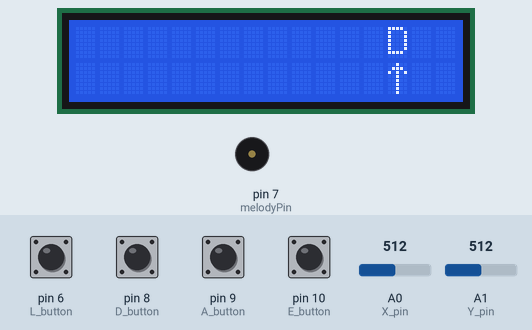
This sketch was run on a simulated Arduino Nano, built with avr-gcc and run on an emulated ATmega328P. Shown: 16×2 character LCD, buzzer (waves = sounding). Inputs (shaded band) come from the test bench; at power-on: pin 6 (L_button), pin 8 (D_button), pin 9 (A_button), pin 10 (E_button) HIGH, A0 (X_pin) = 512, A1 (Y_pin) = 512.

Above: at 1.2 s.
1.3 s: pin 8 (D_button) pulled LOW for 0.15 s
At 1.7 s:
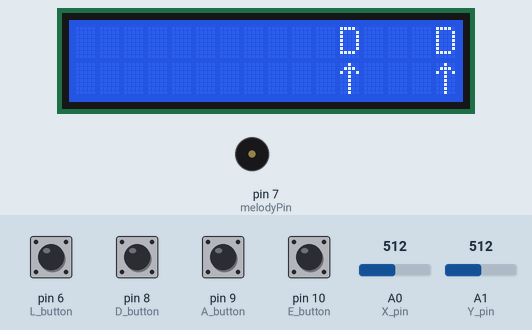
2.0 s: pin 9 (A_button) pulled LOW for 0.15 s
At 2.64 s:
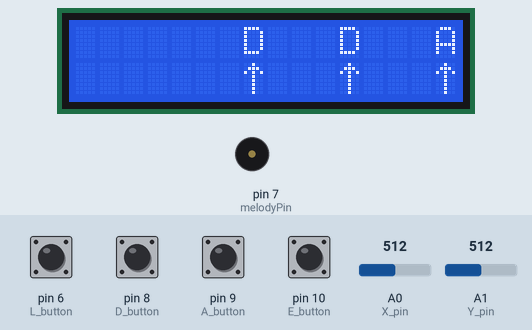
2.7 s: pin 10 (E_button) pulled LOW for 0.15 s
At 2.76 s:
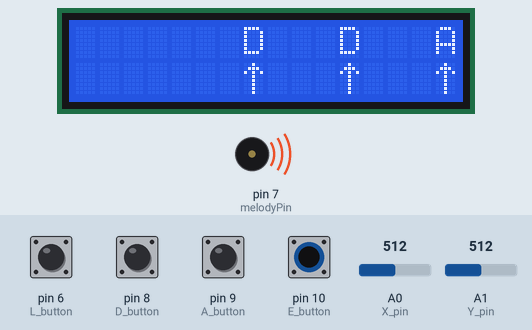
3.4 s: pin 8 (D_button) pulled LOW for 1 s
At 3.7 s:
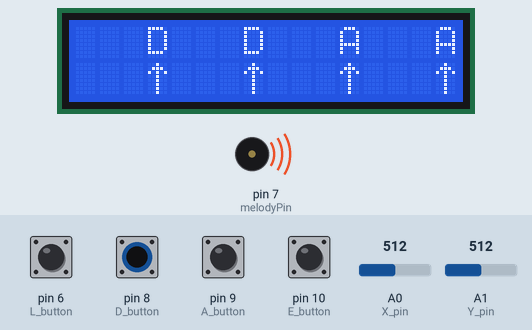
5.0 s: pin 9 (A_button) pulled LOW for 1 s
At 5.21 s:
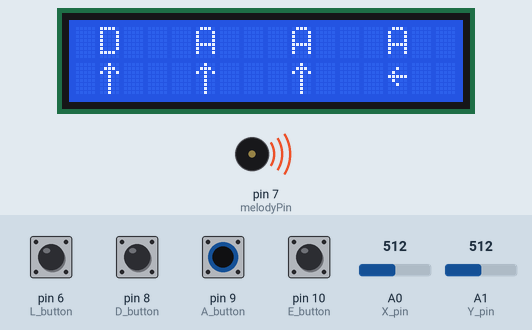
6.6 s: pin 10 (E_button) pulled LOW for 1 s
At 6.96 s:
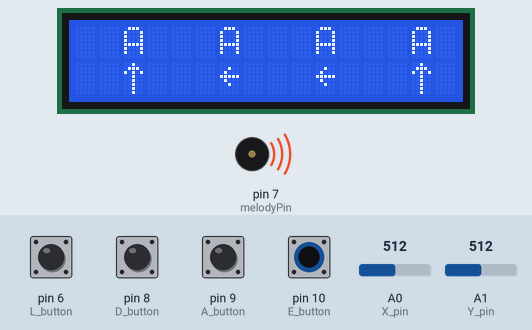
Timing chart, 0 to 9.6 s (numbered marks = the images above; inputs shaded):
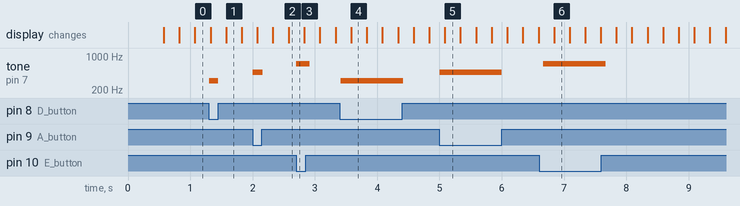

The sketch:

ControllerInstrument.ino
```cpp
#include <LiquidCrystal.h>
#include "pitches.h"
#define melodyPin 7
#define L_button 6
#define D_button 8
#define A_button 9
#define E_button 10


int starting_millis, current_millis;
int note, frequency;
const int X_pin = 0;
const int Y_pin = 1;
int x_vector, y_vector;
double x_prime, y_prime;
double theta_rad, theta_deg, theta;
double magnitude;
int wholeNote = 4000;
//Notes and durations of the song
int melody[] = {
  D4, D4, A4, A4, B4, B4, A4, G4, G4, FS4, FS4, E4, E4, D4, A4, A4, G4, G4, FS4, FS4, E4, A4, A4, G4, G4, FS4, FS4, E4, D4, D4, A4, A4, B4, B4, A4, G4, G4, FS4, FS4, E4, E4, D4
};
int melodyDurations[] = {
  4, 4, 4, 4, 4, 4, 2, 4, 4, 4, 4, 4, 4, 2, 4, 4, 4, 4, 4, 4, 2, 4, 4, 4, 4, 4, 4, 2, 4, 4, 4, 4, 4, 4, 2, 4, 4, 4, 4, 4, 4, 2
};

char button[sizeof(melody)/2];
int absolute[sizeof(melody)/2];
int arrow[sizeof(melody)/2];
int count[sizeof(melody)/2];
int millis_timer;
int j = 0;

LiquidCrystal lcd(12, 11, 5, 4, 3, 2);

byte down[] = {
  B00100,
  B00100,
  B00100,
  B00100,
  B00100,
  B10101,
  B01110,
  B00100
};
byte downleft[] = {
  B00000,
  B00001,
  B10010,
  B10100,
  B11000,
  B11110,
  B00000,
  B00000
};
byte upleft[] = {
  B00000,
  B11110,
  B11000,
  B10100,
  B10010,
  B00001,
  B00000,
  B00000
};
byte up[] = {
  B00100,
  B01110,
  B10101,
  B00100,
  B00100,
  B00100,
  B00100,
  B00100
};
byte upright[] = {
  B00000,
  B01111,
  B00011,
  B00101,
  B01001,
  B10000,
  B00000,
  B00000
};
byte downright[] = {
  B00000,
  B10000,
  B01001,
  B00101,
  B00011,
  B01111,
  B00000,
  B00000
};

void setup() {
  // put your setup code here, to run once:
    lcd.createChar(0, up);
    lcd.createChar(1, upright);
    lcd.createChar(3, downright);
    lcd.createChar(4, down);
    lcd.createChar(5, downleft);
    lcd.createChar(6, upleft);

  pinMode(melodyPin, OUTPUT);
pinMode(L_button, INPUT_PULLUP);
pinMode(D_button, INPUT_PULLUP);
pinMode(A_button, INPUT_PULLUP);
pinMode(E_button, INPUT_PULLUP);

    Serial.begin(9600);
  count[-1] = 16;

  for (int i = 0; i < sizeof(melody)/2; i++)
  {
    if (melody[i] >= D4 && melody[i] < A4) {
      button[i] = 'D';
      absolute[i] = D4;
    }
    else if (melody[i] >= A4 && melody[i] < E5 || melody[i] > B5 && melody[i] < E6) {
      button[i] = 'A';
      absolute[i] = A4;
    }
    else if (melody[i] >= E5 && melody[i] <= B5 || melody[i] >= E6 && melody[i] <= B6) {
      button[i] = 'E';
      absolute[i] = E5;
    }

    if (melody[i] == absolute[i]) {
      arrow[i] = 0;
    }
    else if (melody[i] > absolute[i] && melody[i] < absolute[i]* 1.1) {
      arrow[i] = 6;
    }
    else if (melody[i] > absolute[i]*1.1 && melody[i] < absolute[i]*1.15) {
      arrow[i] = 127;
    }
    else if (melody[i] > absolute[i]*1.15 && melody[i] < absolute[i]*1.2) {
      arrow[i] = 5;
    }
    else if (melody[i] > absolute[i]*1.2 && melody[i] < absolute[i]*1.3) {
      arrow[i] = 4;
    }
    else if (melody[i] > absolute[i]*1.3 && melody[i] < absolute[i]*1.37) {
      arrow[i] = 3;
    }
    else if (melody[i] > absolute[i]*1.37 && melody[i] < absolute[i]*1.45) {
      arrow[i] = 126;
    }
    else if (melody[i] == absolute[i]*1.5) {
      arrow[i] = 1;
    }

    count[i] = count[i-1] + 16/melodyDurations[i-1];

  }
  lcd.begin(16,2);
  starting_millis = millis();
  millis_timer = wholeNote/16;
  Serial.begin(9600);
}

void loop() {
  // put your main code here, to run repeatedly:
  current_millis = millis();
  x_vector = analogRead(X_pin) - 511;
  y_vector = analogRead(Y_pin)- 511;
  note = play_instrument(x_vector, y_vector);

  if (current_millis - starting_millis >= millis_timer) {
    for(j = 0; j < sizeof(melody)/2; j++) {
      move_note(button[j],arrow[j],count[j]);
      count[j]--;
    }
    starting_millis = current_millis;
  }
}

void move_note(char button, int arrow, int count) {
  lcd.home();
  if (count >= -1 && count <= 15) {
    lcd.setCursor(count, 1);
    lcd.write(byte(arrow));
    lcd.setCursor(count + 1, 1);
    lcd.write(" ");

    lcd.setCursor(count, 0);
    lcd.print(button);
    lcd.setCursor(count + 1, 0);
    lcd.write(" ");
  }
}

double shift_coordinates(int x_vector, int y_vector) {


  x_prime = x_vector*cos(-0.393)-y_vector*sin(-0.393);//radian equivalent of 22.5 deg
  y_prime = x_vector*sin(-0.393)+y_vector*cos(-0.393);

// x' = x cos f - y sin f
//y' = y cos f + x sin f

  double theta_rad = -atan(y_prime/x_prime);
  double theta_deg = theta_rad*180/3.14159265;
  if (x_prime > 0) {
    theta_deg = theta_deg+90;
  }
  else if (x_prime < 0) {
    theta_deg = theta_deg + 270;
  }
  return theta_deg;
}

double play_instrument(int x_vector, int y_vector) {
  double theta_deg = shift_coordinates(x_vector, y_vector);

  if (digitalRead(8) == LOW && digitalRead(9) == HIGH && digitalRead(10) == HIGH){
    frequency = play_tone(285.3,theta_deg);
  }
  else if (digitalRead(9) == LOW && digitalRead(8) == HIGH && digitalRead(10) == HIGH) {
    frequency = play_tone(427.475, theta_deg);
  }
  else if (digitalRead(10) == LOW && digitalRead(8) == HIGH && digitalRead(9) == HIGH){
    frequency = play_tone(640.484, theta_deg);
  }
  else {
  noTone(7);
  }
  return frequency;
}
double play_tone(int starting_freq, double deg) {
  double freq = starting_freq*pow(1.059464,deg/45);
  if (digitalRead(6) == LOW) {
    freq = freq*2;
  }
  else{
    freq = freq;
  }

  tone(7, freq);
  return freq;
}
```

pitches.h
```cpp
/*************************************************
 * Public Constants
 *************************************************/

#define B0  31
#define C1  33
#define CS1 35
#define D1  37
#define DS1 39
#define E1  41
#define F1  44
#define FS1 46
#define G1  49
#define GS1 52
#define A1  55
#define AS1 58
#define B1  62
#define C2  65
#define CS2 69
#define D2  73
#define DS2 78
#define E2  82
#define F2  87
#define FS2 93
#define G2  98
#define GS2 104
#define A2  110
#define AS2 117
#define B2  123
#define C3  131
#define CS3 139
#define D3  147
#define DS3 156
#define E3  165
#define F3  175
#define FS3 185
#define G3  196
#define GS3 208
#define A3  220
#define AS3 233
#define B3  247
#define C4  262
#define CS4 277
#define D4  294
#define DS4 311
#define E4  330
#define F4  349
#define FS4 370
#define G4  392
#define GS4 415
#define A4  440
#define AS4 466
#define B4  494
#define C5  523
#define CS5 554
#define D5  587
#define DS5 622
#define E5  659
#define F5  698
#define FS5 740
#define G5  784
#define GS5 831
#define A5  880
#define AS5 932
#define B5  988
#define C6  1047
#define CS6 1109
#define D6  1175
#define DS6 1245
#define E6  1319
#define F6  1397
#define FS6 1480
#define G6  1568
#define GS6 1661
#define A6  1760
#define AS6 1865
#define B6  1976
#define C7  2093
#define CS7 2217
#define D7  2349
#define DS7 2489
#define E7  2637
#define F7  2794
#define FS7 2960
#define G7  3136
#define GS7 3322
#define A7  3520
#define AS7 3729
#define B7  3951
#define C8  4186
#define CS8 4435
#define D8  4699
#define DS8 4978
```

Measured:
- after the input at 1.3 s, tone on pin 7 (melodyPin): silent → 310 Hz at once, → silent 0.15 s later
- after the input at 2.0 s, tone on pin 7 (melodyPin): silent → 465 Hz at once, → silent 0.16 s later
- after the input at 2.7 s, tone on pin 7 (melodyPin): silent → 697 Hz at once, → silent 0.21 s later
- after the input at 3.4 s, tone on pin 7 (melodyPin): silent → 310 Hz at once, → silent 1.0 s later
- after the input at 5.0 s, tone on pin 7 (melodyPin): silent → 465 Hz at once, → silent 1.0 s later
- after the input at 6.6 s, tone on pin 7 (melodyPin): silent → 697 Hz after 0.07 s, → silent 1.0 s later
